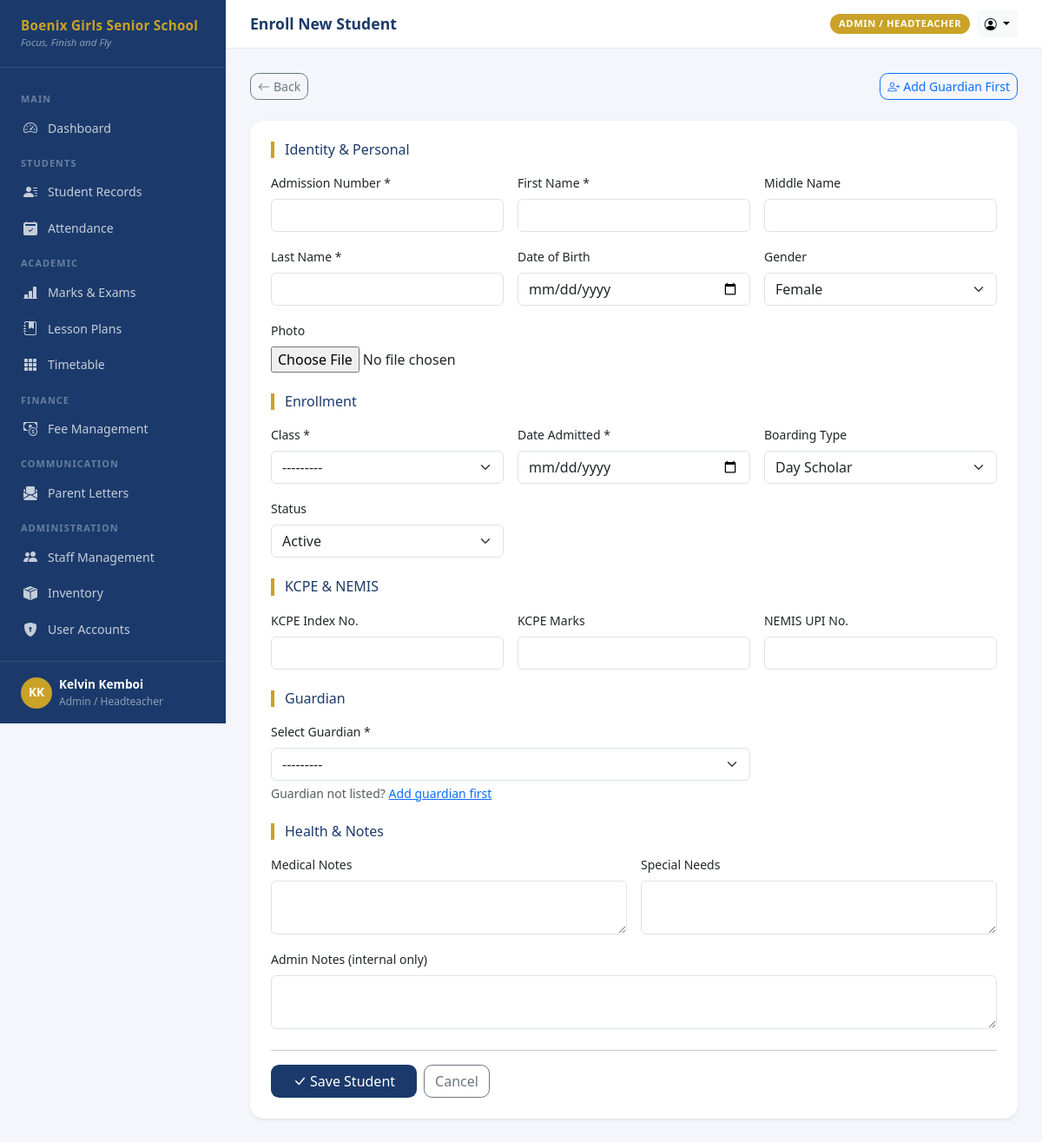
Screenshot of /students/new/ (signed in) with the database file from the repository.
### accounts/models.py (models this page shows, shortened)
class User(AbstractUser):
    ROLE_ADMIN = 'admin'
    ROLE_CLASS_TEACHER = 'class_teacher'
    ROLE_SUBJECT_TEACHER = 'subject_teacher'
    ROLE_PARENT = 'parent'
    ROLE_BURSAR = 'bursar'
    ROLE_AUDITOR = 'auditor'
    ROLE_CHOICES = [
        (ROLE_ADMIN, 'Admin / Headteacher'),
        (ROLE_CLASS_TEACHER, 'Class Teacher'),
        (ROLE_SUBJECT_TEACHER, 'Subject Teacher'),
        (ROLE_PARENT, 'Parent (View Only)'),
        (ROLE_BURSAR, 'Bursar / Accounts'),
        (ROLE_AUDITOR, 'Auditor'),
    ]
    role = models.CharField(
        max_length=20,
        choices=ROLE_CHOICES,
        default=ROLE_SUBJECT_TEACHER,
    )
    phone = models.CharField(max_length=20, blank=True)
    profile_photo = models.ImageField(upload_to='profiles/', blank=True, null=True)
    is_active = models.BooleanField(default=True)
    class_assigned = models.CharField(max_length=20, blank=True, help_text='e.g. Form 4A')
    class Meta:
        verbose_name = 'User'
        verbose_name_plural = 'Users'
        ordering = ['last_name', 'first_name']
    @property
    def is_admin(self):
        return self.role == self.ROLE_ADMIN or self.is_superuser
    @property
    def can_view_fees(self):
        return self.role in (self.ROLE_ADMIN, self.ROLE_BURSAR, self.ROLE_AUDITOR, self.ROLE_PARENT)
    @property
    def can_enter_marks(self):
        return self.role in (self.ROLE_ADMIN, self.ROLE_CLASS_TEACHER, self.ROLE_SUBJECT_TEACHER)

### students/views.py (the view)
# urls.py: path('new/', views.student_create, name='create'),
@login_required
@role_required('admin', 'class_teacher')
def student_create(request):
    student_form = StudentForm(request.POST or None, request.FILES or None)
    if request.method == 'POST' and student_form.is_valid():
        student = student_form.save()
        messages.success(request, f'{student.full_name} ({student.admission_number}) added successfully.')
        return redirect('students:detail', pk=student.pk)
    return render(request, 'students/student_form.html', {
        'form': student_form,
        'title': 'Enroll New Student',
    })

### boenix_sms/context_processors.py (called while the page is built)
def school_info(request):
    return {
        'SCHOOL_NAME': settings.SCHOOL_NAME,
        'SCHOOL_SHORT': settings.SCHOOL_SHORT,
        'SCHOOL_MOTTO': settings.SCHOOL_MOTTO,
    }

### students/models.py (called while the page is built)
    def __str__(self):
        return f'{self.stream.name}{self.section}'

### templates/students/student_form.html (shortened to what this page needs)
{% extends 'base.html' %}
{% block page_title %}{{ title }}{% endblock %}
{% block content %}
<div class="d-flex justify-content-between align-items-center mb-4">
  <a href="{% url 'students:list' %}" class="btn btn-sm btn-outline-secondary" style="border-radius:0.6rem;">
    <i class="bi bi-arrow-left me-1"></i>Back
  </a>
  <a href="{% url 'students:guardian_create' %}?next={% url 'students:create' %}"
     class="btn btn-sm btn-outline-primary" style="border-radius:0.6rem;">
    <i class="bi bi-person-plus me-1"></i>Add Guardian First
  </a>
</div>
<div class="card border-0 shadow-sm" style="border-radius:1rem;">
  <div class="card-body p-4">
    <form method="post" enctype="multipart/form-data" novalidate>
      <h6 class="fw-700 mb-3" style="color:#1B3A6B;border-left:4px solid #C9A227;padding-left:0.75rem;">
        Identity & Personal
      </h6>
      <div class="row g-3 mb-4">
        <div class="col-md-4">
          <label class="form-label small fw-600">Admission Number *</label>
          {{ form.admission_number }}
        </div>
        <div class="col-md-4">
          <label class="form-label small fw-600">First Name *</label>
          {{ form.first_name }}
        </div>
        <div class="col-md-4">
          <label class="form-label small fw-600">Middle Name</label>
          {{ form.middle_name }}
        </div>
        <div class="col-md-4">
          <label class="form-label small fw-600">Last Name *</label>
          {{ form.last_name }}
        </div>
        <div class="col-md-4">
          <label class="form-label small fw-600">Date of Birth</label>
          {{ form.date_of_birth }}
        </div>
        <div class="col-md-4">
          <label class="form-label small fw-600">Gender</label>
          {{ form.gender }}
        </div>
        <div class="col-md-4">
          <label class="form-label small fw-600">Photo</label>
          {{ form.photo }}
        </div>
      </div>
      <h6 class="fw-700 mb-3" style="color:#1B3A6B;border-left:4px solid #C9A227;padding-left:0.75rem;">
        Enrollment
      </h6>
      <div class="row g-3 mb-4">
        <div class="col-md-4">
          <label class="form-label small fw-600">Class *</label>
          {{ form.class_section }}
        </div>
        <div class="col-md-4">
          <label class="form-label small fw-600">Date Admitted *</label>
          {{ form.date_admitted }}
        </div>
        <div class="col-md-4">
          <label class="form-label small fw-600">Boarding Type</label>
          {{ form.boarding_type }}
        </div>
        <div class="col-md-4">
          <label class="form-label small fw-600">Status</label>
          {{ form.status }}
        </div>
      </div>
      <h6 class="fw-700 mb-3" style="color:#1B3A6B;border-left:4px solid #C9A227;padding-left:0.75rem;">
        KCPE & NEMIS
      </h6>
      <div class="row g-3 mb-4">
        <div class="col-md-4">
          <label class="form-label small fw-600">KCPE Index No.</label>
          {{ form.kcpe_index }}
        </div>
        <div class="col-md-4">
          <label class="form-label small fw-600">KCPE Marks</label>
          {{ form.kcpe_marks }}
        </div>
        <div class="col-md-4">
          <label class="form-label small fw-600">NEMIS UPI No.</label>
          {{ form.nemis_no }}
        </div>
      </div>
      <h6 class="fw-700 mb-3" style="color:#1B3A6B;border-left:4px solid #C9A227;padding-left:0.75rem;">
        Guardian
      </h6>
      <div class="row g-3 mb-4">
        <div class="col-md-8">
          <label class="form-label small fw-600">Select Guardian *</label>
          {{ form.guardian }}
          <div class="form-text">Guardian not listed?
            <a href="{% url 'students:guardian_create' %}" target="_blank">Add guardian first</a>
          </div>
        </div>
      </div>
      <h6 class="fw-700 mb-3" style="color:#1B3A6B;border-left:4px solid #C9A227;padding-left:0.75rem;">
        Health &amp; Notes
      </h6>
      <div class="row g-3 mb-4">
        <div class="col-md-6">
          <label class="form-label small fw-600">Medical Notes</label>
          {{ form.medical_notes }}
        </div>
        <div class="col-md-6">
          <label class="form-label small fw-600">Special Needs</label>
          {{ form.special_needs }}
        </div>
        <div class="col-12">
          <label class="form-label small fw-600">Admin Notes (internal only)</label>
          {{ form.notes }}
        </div>
      </div>
      <hr class="my-3">
      <div class="d-flex gap-2">
        <button type="submit" class="btn px-4" style="background:#1B3A6B;color:#fff;border-radius:0.6rem;">
          <i class="bi bi-check-lg me-1"></i>Save Student
        </button>
        <a href="{% url 'students:list' %}" class="btn btn-outline-secondary" style="border-radius:0.6rem;">Cancel</a>
      </div>
    </form>
  </div>
</div>
{% endblock %}

### templates/base.html (shortened to what this page needs)
<!DOCTYPE html>
<html lang="en">
<head>
  <link href="https://cdn.jsdelivr.net/npm/bootstrap@5.3.3/dist/css/bootstrap.min.css" rel="stylesheet">
  <link href="https://cdn.jsdelivr.net/npm/bootstrap-icons@1.11.3/font/bootstrap-icons.min.css" rel="stylesheet">
</head>
<body>
<div id="sidebar">
  <div class="sidebar-brand">
    <div class="school-name">{{ SCHOOL_NAME }}</div>
    <div class="school-motto">{{ SCHOOL_MOTTO }}</div>
  </div>
  <nav class="sidebar-nav">
    <div class="nav-section-label">Main</div>
    <a href="{% url 'dashboard:home' %}" class="nav-link {% if request.resolver_match.url_name == 'home' %}active{% endif %}">
      <i class="bi bi-speedometer2"></i> Dashboard
    </a>
    {% if user.is_admin or user.is_class_teacher %}
    <div class="nav-section-label">Students</div>
    <a href="/students/" class="nav-link">
      <i class="bi bi-person-lines-fill"></i> Student Records
    </a>
    <a href="/attendance/" class="nav-link">
      <i class="bi bi-calendar2-check-fill"></i> Attendance
    </a>
    {% endif %}
    {% if user.can_enter_marks %}
    <div class="nav-section-label">Academic</div>
    <a href="/exams/" class="nav-link">
      <i class="bi bi-bar-chart-line-fill"></i> Marks & Exams
    </a>
    <a href="/lessons/" class="nav-link">
      <i class="bi bi-journal-bookmark-fill"></i> Lesson Plans
    </a>
    <a href="/timetable/" class="nav-link">
      <i class="bi bi-grid-3x3-gap-fill"></i> Timetable
    </a>
    {% endif %}
    {% if user.can_view_fees %}
    <div class="nav-section-label">Finance</div>
    <a href="/fees/" class="nav-link">
      <i class="bi bi-cash-coin"></i> Fee Management
    </a>
    {% endif %}
    {% if user.is_admin or user.is_class_teacher %}
    <div class="nav-section-label">Communication</div>
    <a href="/letters/" class="nav-link">
      <i class="bi bi-envelope-paper-fill"></i> Parent Letters
    </a>
    {% endif %}
    {% if user.is_admin %}
    <div class="nav-section-label">Administration</div>
    <a href="/staff/" class="nav-link">
      <i class="bi bi-people-fill"></i> Staff Management
    </a>
    <a href="/inventory/" class="nav-link">
      <i class="bi bi-box-seam-fill"></i> Inventory
    </a>
    <a href="{% url 'accounts:user_list' %}" class="nav-link">
      <i class="bi bi-shield-lock-fill"></i> User Accounts
    </a>
    {% endif %}
  </nav>
  <div class="sidebar-footer">
    <div class="d-flex align-items-center gap-2">
      <div class="rounded-circle bg-gold d-flex align-items-center justify-content-center"
           style="width:36px;height:36px;background:var(--boenix-gold);font-weight:700;color:#fff;font-size:0.85rem;flex-shrink:0;">
        {{ user.first_name|first|upper }}{{ user.last_name|first|upper }}
      </div>
      <div class="overflow-hidden">
        <div class="user-name text-truncate">{{ user.get_full_name }}</div>
        <div class="user-role">{{ user.get_role_display }}</div>
      </div>
    </div>
  </div>
</div>
<div id="main">
  <div class="topbar">
    <div class="d-flex align-items-center gap-3">
      <h1 class="page-title">{% block page_title %}Dashboard{% endblock %}</h1>
    </div>
    <div class="d-flex align-items-center gap-2">
      <span class="role-badge">{{ user.get_role_display }}</span>
      <div class="dropdown">
        <button class="btn btn-sm btn-light dropdown-toggle" data-bs-toggle="dropdown">
          <i class="bi bi-person-circle"></i>
        </button>
      </div>
    </div>
  </div>
  <div class="content-area">
    {% block content %}{% endblock %}
  </div>
</div>
</body>
</html>

### templates/base.html (style rules this page uses)
:root { --boenix-navy: #1B3A6B; --boenix-gold: #C9A227; --boenix-gold-light: #F0D070; --sidebar-width: 260px; }
body { background: #F4F6FB; font-family: 'Segoe UI', sans-serif; }
#sidebar { width: var(--sidebar-width); min-height: 100vh; background: var(--boenix-navy); position: fixed; top: 0; left: 0; display: flex; flex-direction: column; z-index: 100; transition: transform 0.25s ease; }
.sidebar-brand { padding: 1.25rem 1.5rem; border-bottom: 1px solid rgba(255,255,255,0.1); }
.sidebar-brand .school-name { color: var(--boenix-gold); font-size: 0.95rem; font-weight: 700; line-height: 1.3; letter-spacing: 0.02em; }
.sidebar-brand .school-motto { color: rgba(255,255,255,0.5); font-size: 0.72rem; font-style: italic; }
.sidebar-nav { flex: 1; padding: 1rem 0; overflow-y: auto; }
.sidebar-nav .nav-section-label { color: rgba(255,255,255,0.35); font-size: 0.68rem; font-weight: 700; text-transform: uppercase; letter-spacing: 0.1em; padding: 0.75rem 1.5rem 0.25rem; }
.sidebar-nav .nav-link { color: rgba(255,255,255,0.75); padding: 0.55rem 1.5rem; font-size: 0.88rem; display: flex; align-items: center; gap: 0.65rem; border-left: 3px solid transparent; transition: all 0.15s; }
.sidebar-nav .nav-link i { font-size: 1rem; width: 1.1rem; }
.sidebar-footer { padding: 1rem 1.5rem; border-top: 1px solid rgba(255,255,255,0.1); }
.sidebar-footer .user-name { color: #fff; font-size: 0.85rem; font-weight: 600; }
.sidebar-footer .user-role { color: rgba(255,255,255,0.5); font-size: 0.75rem; }
#main { margin-left: var(--sidebar-width); min-height: 100vh; display: flex; flex-direction: column; }
.topbar { background: #fff; padding: 0.75rem 1.75rem; border-bottom: 1px solid #E5E9F2; display: flex; align-items: center; justify-content: space-between; position: sticky; top: 0; z-index: 99; }
.topbar .page-title { font-weight: 700; color: var(--boenix-navy); font-size: 1.1rem; margin: 0; }
.content-area { flex: 1; padding: 1.75rem; }
.role-badge { background: var(--boenix-gold); color: #fff; font-size: 0.7rem; font-weight: 700; padding: 0.2rem 0.6rem; border-radius: 1rem; text-transform: uppercase; letter-spacing: 0.05em; }

### rows the page displays
User: first_name|first "K", last_name|first "K", get_full_name "Kelvin Kemboi", role "Admin / Headteacher", role "ADMIN / HEADTEACHER"

### other values shown
{{ SCHOOL_NAME }} "Boenix Girls Senior School"
{{ SCHOOL_MOTTO }} "Focus, Finish and Fly"
{{ title }} "Enroll New Student"
